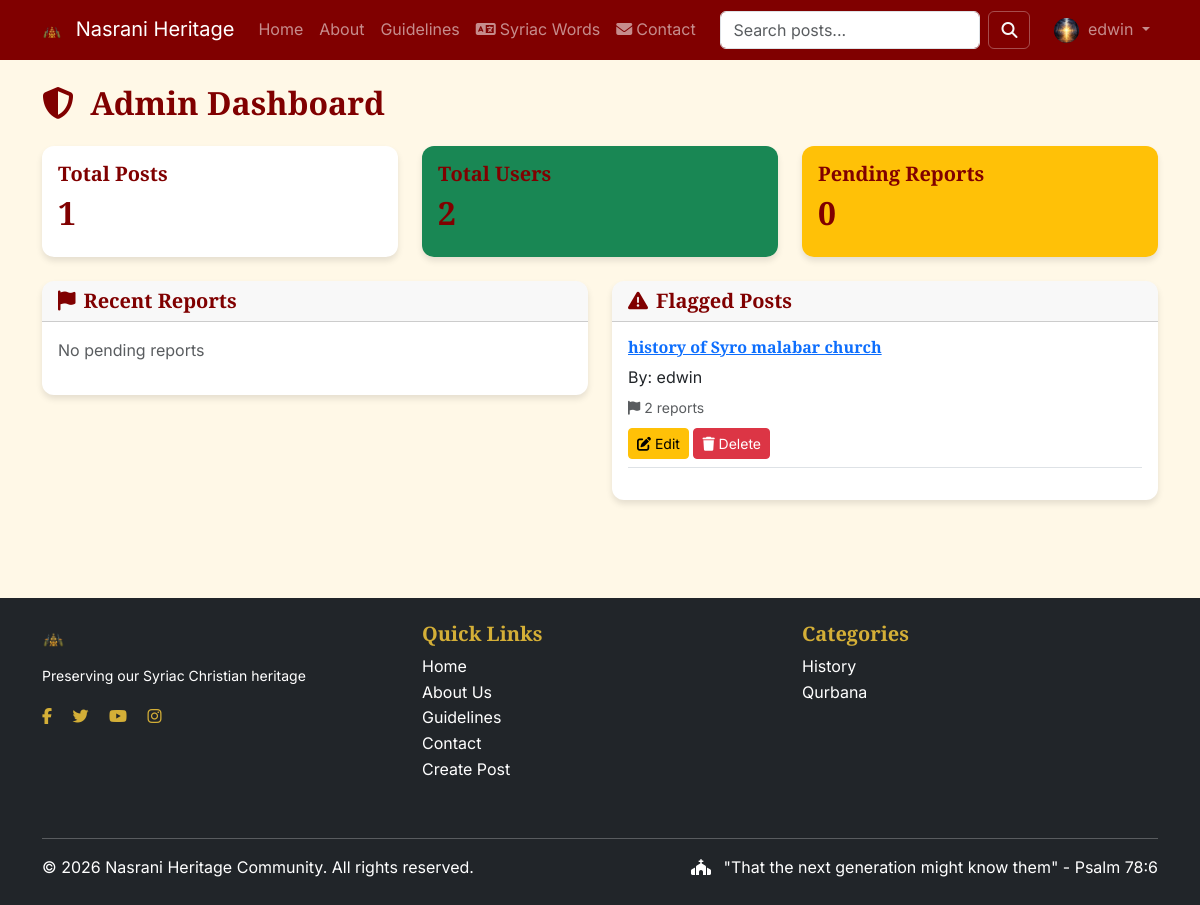
/admin-dashboard/ (signed in), run on the app's committed database.
### community/models.py (models this page shows, shortened)
class UserProfile(models.Model):
    user = models.OneToOneField(User, on_delete=models.CASCADE, related_name='profile')
    bio = models.TextField(max_length=500, blank=True)
    profile_picture = models.ImageField(
        upload_to='profile_pics/',  # ← Fixed: no 'media/'
        default='profile_pics/default_profile.png'  # ← Fixed: include the folder
    )
    location = models.CharField(max_length=100, blank=True)
    birth_date = models.DateField(null=True, blank=True)
    joined_at = models.DateTimeField(auto_now_add=True)
    is_approved = models.BooleanField(default=True)
    website = models.URLField(blank=True)
    twitter = models.URLField(blank=True)

class Post(models.Model):
    title = models.CharField(max_length=300)
    slug = models.SlugField(unique=True, max_length=400)
    author = models.ForeignKey(User, on_delete=models.CASCADE, related_name='posts')
    category = models.ForeignKey(Category, on_delete=models.SET_NULL, null=True, related_name='posts')
    content = RichTextField()
    excerpt = models.TextField(max_length=500, blank=True, help_text="Short preview of the post")
    featured_image = models.ImageField(upload_to='post_images/', blank=True, null=True)
    pdf_files = models.FileField(upload_to='post_pdfs/', blank=True, null=True)
    audio_file = models.FileField(upload_to='post_audio/', blank=True, null=True)
    external_links = models.TextField(blank=True, help_text="One link per line")
    tags = TaggableManager(blank=True)
    created_at = models.DateTimeField(auto_now_add=True)
    updated_at = models.DateTimeField(auto_now=True)
    is_published = models.BooleanField(default=True)
    views_count = models.PositiveIntegerField(default=0)
    likes = models.ManyToManyField(User, related_name='liked_posts', blank=True)
    qr_code = models.ImageField(upload_to='qr_codes/', blank=True, null=True)
    class Meta:
        ordering = ['-created_at']

class Category(models.Model):
    name = models.CharField(max_length=100)
    slug = models.SlugField(unique=True)
    description = models.TextField(blank=True)
    color = models.CharField(max_length=20, default='#800000')  # Maroon default
    class Meta:
        verbose_name_plural = "Categories"
        ordering = ['name']

### community/views.py (the view)
# urls.py: path('admin-dashboard/', views.admin_dashboard, name='admin_dashboard'),
@staff_member_required
def admin_dashboard(request):
    total_posts = Post.objects.count()
    total_users = User.objects.count()
    pending_reports = Report.objects.filter(is_resolved=False).count()
    recent_reports = Report.objects.filter(is_resolved=False)[:20]
    flagged_posts = Post.objects.annotate(
        report_count=Count('reports')
    ).filter(report_count__gt=0)[:10]
    context = {
        'total_posts': total_posts,
        'total_users': total_users,
        'pending_reports': pending_reports,
        'recent_reports': recent_reports,
        'flagged_posts': flagged_posts,
    }
    return render(request, 'admin_dashboard.html', context)

### community/context_processors.py (called while the page is built)
def categories_processor(request):
    return {
        'categories': Category.objects.all()
    }

def syriac_word_processor(request):
    word_of_day = cache.get('syriac_word_of_day')
    if not word_of_day:
        words = list(SyriacWord.objects.all())
        if words:
            word_of_day = random.choice(words)
            cache.set('syriac_word_of_day', word_of_day, 86400)
        else:
            word_of_day = None
    return {
        'syriac_word_of_day': word_of_day,
    }

### templates/admin_dashboard.html (shortened to what this page needs)
{% extends 'base.html' %}
{% block content %}
<div class="container">
    <h2 class="mb-4">
        <i class="fas fa-shield-alt me-2"></i>
        Admin Dashboard
    </h2>
    <div class="row mb-4">
        <div class="col-md-4">
            <div class="card text-white bg-heritage">
                <div class="card-body">
                    <h5 class="card-title">Total Posts</h5>
                    <h2>{{ total_posts }}</h2>
                </div>
            </div>
        </div>
        <div class="col-md-4">
            <div class="card text-white bg-success">
                <div class="card-body">
                    <h5 class="card-title">Total Users</h5>
                    <h2>{{ total_users }}</h2>
                </div>
            </div>
        </div>
        <div class="col-md-4">
            <div class="card text-white bg-warning">
                <div class="card-body">
                    <h5 class="card-title">Pending Reports</h5>
                    <h2>{{ pending_reports }}</h2>
                </div>
            </div>
        </div>
    </div>
    <div class="row">
        <div class="col-md-6">
            <div class="card mb-4">
                <div class="card-header bg-heritage text-white">
                    <h5 class="mb-0"><i class="fas fa-flag me-2"></i>Recent Reports</h5>
                </div>
                <div class="card-body">
                    {% for report in recent_reports %}
                    <div class="border-bottom mb-3 pb-2">
                        <div class="d-flex justify-content-between">
                            <div>
                                <span class="badge bg-danger">{{ report.get_report_type_display }}</span>
                                <p class="mb-1">Reported by: {{ report.reporter.username }}</p>
                                <small class="text-muted">{{ report.created_at|timesince }} ago</small>
                                <p class="mt-2">{{ report.description|truncatechars:100 }}</p>
                            </div>
                            <div>
                                <form method="POST" action="{% url 'resolve_report' report.id %}">
                                    {% csrf_token %}
                                    <button type="submit" class="btn btn-sm btn-success">
                                        <i class="fas fa-check"></i> Resolve
                                    </button>
                                </form>
                            </div>
                        </div>
                    </div>
                    {% empty %}
                    <p class="text-muted">No pending reports</p>
                    {% endfor %}
                </div>
            </div>
        </div>
        <div class="col-md-6">
            <div class="card mb-4">
                <div class="card-header bg-heritage text-white">
                    <h5 class="mb-0"><i class="fas fa-exclamation-triangle me-2"></i>Flagged Posts</h5>
                </div>
                <div class="card-body">
                    {% for post in flagged_posts %}
                    <div class="border-bottom mb-3 pb-2">
                        <h6>
                            <a href="{% url 'post_detail' post.slug %}" target="_blank">
                                {{ post.title }}
                            </a>
                        </h6>
                        <p class="mb-1">By: {{ post.author.username }}</p>
                        <small class="text-muted">
                            <i class="fas fa-flag me-1"></i>{{ post.report_count }} reports
                        </small>
                        <div class="mt-2">
                            <a href="{% url 'edit_post' post.slug %}" class="btn btn-sm btn-warning">
                                <i class="fas fa-edit"></i> Edit
                            </a>
                            <a href="{% url 'delete_post' post.slug %}" class="btn btn-sm btn-danger">
                                <i class="fas fa-trash"></i> Delete
                            </a>
                        </div>
                    </div>
                    {% empty %}
                    <p class="text-muted">No flagged posts</p>
                    {% endfor %}
                </div>
            </div>
        </div>
    </div>
</div>
{% endblock %}

### templates/includes/header.html (shortened to what this page needs)
{% load static %}
<nav class="navbar navbar-expand-lg navbar-dark" style="background-color: #800000;">
    <div class="container">
        <a class="navbar-brand" href="{% url 'home' %}">
            <img src="{% static 'images/logos/logo.png' %}"
                 alt="Nasrani Heritage"
                 height="30"
                 class="d-inline-block align-text-top me-2">
            Nasrani Heritage
        </a>
        <div class="collapse navbar-collapse" id="navbarMain">
            <ul class="navbar-nav me-auto mb-2 mb-lg-0">
                <li class="nav-item">
                    <a class="nav-link" href="{% url 'home' %}">Home</a>
                </li>
                <li class="nav-item">
                    <a class="nav-link" href="{% url 'about' %}">About</a>
                </li>
                <li class="nav-item">
                    <a class="nav-link" href="{% url 'guidelines' %}">Guidelines</a>
                </li>
                <li class="nav-item">
                    <a class="nav-link" href="{% url 'syriac_words' %}">
                        <i class="fas fa-language me-1"></i>Syriac Words
                    </a>
                </li>
                <li class="nav-item">
                    <a class="nav-link" href="{% url 'contact' %}">
                        <i class="fas fa-envelope me-1"></i>Contact
                    </a>
                </li>
            </ul>
            <form class="d-flex me-3" action="{% url 'home' %}" method="GET">
                <input class="form-control me-2" type="search" name="query" placeholder="Search posts..." aria-label="Search">
                <button class="btn btn-outline-light" type="submit">
                    <i class="fas fa-search"></i>
                </button>
            </form>
            <ul class="navbar-nav">
                {% if user.is_authenticated %}
                <li class="nav-item dropdown">
                    <a class="nav-link dropdown-toggle" href="#" id="userDropdown" role="button" data-bs-toggle="dropdown" aria-expanded="false">
                        {% if user.profile.profile_picture %}
                        <img src="{{ user.profile.profile_picture.url }}" alt="Profile" class="rounded-circle me-1" width="25" height="25">
                        {% else %}
                        <i class="fas fa-user-circle me-1"></i>
                        {% endif %}
                        {{ user.username }}
                    </a>
                </li>
                {% endif %}
            </ul>
        </div>
    </div>
</nav>

### templates/includes/footer.html
{% load static %}
<footer class="bg-dark text-white py-4">
    <div class="container">
        <div class="row">
            <div class="col-md-4 text-center text-md-start">
                <img src="{% static 'images/logos/logo.png' %}"
                     alt="Nasrani Heritage"
                     height="35"
                     class="mb-2">
                <p class="small">Preserving our Syriac Christian heritage</p>
                <div class="mt-3">
                    <a href="#" class="text-gold me-3"><i class="fab fa-facebook-f"></i></a>
                    <a href="#" class="text-gold me-3"><i class="fab fa-twitter"></i></a>
                    <a href="#" class="text-gold me-3"><i class="fab fa-youtube"></i></a>
                    <a href="#" class="text-gold"><i class="fab fa-instagram"></i></a>
                </div>
            </div>
            <div class="col-md-4 mb-4">
                <h5 class="text-gold">Quick Links</h5>
                <ul class="list-unstyled">
                    <li><a href="{% url 'home' %}" class="text-white">Home</a></li>
                    <li><a href="{% url 'about' %}" class="text-white">About Us</a></li>
                    <li><a href="{% url 'guidelines' %}" class="text-white">Guidelines</a></li>
                    <li><a href="{% url 'contact' %}" class="text-white">Contact</a></li>
                    {% if user.is_authenticated %}
                    <li><a href="{% url 'create_post' %}" class="text-white">Create Post</a></li>
                    {% endif %}
                </ul>
            </div>
            <div class="col-md-4 mb-4">
                <h5 class="text-gold">Categories</h5>
                <ul class="list-unstyled">
                    {% for category in categories|slice:":5" %}
                    <li><a href="?category={{ category.slug }}" class="text-white">{{ category.name }}</a></li>
                    {% endfor %}
                </ul>
            </div>
        </div>
        <hr class="bg-light">
        <div class="row">
            <div class="col-md-6">
                <p class="mb-0">&copy; {% now "Y" %} Nasrani Heritage Community. All rights reserved.</p>
            </div>
            <div class="col-md-6 text-md-end">
                <p class="mb-0">
                    <i class="fas fa-church me-2"></i>
                    "That the next generation might know them" - Psalm 78:6
                </p>
            </div>
        </div>
    </div>
</footer>

### static/css/style.css (style rules this page uses)
:root { --maroon: #800000; --gold: #D4AF37; --parchment: #F5E6D3; --dark-brown: #5D3A1A; --cream: #FFF8E7; --forest-green: #2C5F2D; }
body { font-family: 'Inter', sans-serif; background-color: var(--cream); color: #333; line-height: 1.6; }
h1, h2, h3, h4, h5, h6 { font-family: 'Cormorant Garamond', serif; font-weight: 600; color: var(--maroon); }
.card { border: none; box-shadow: 0 4px 6px rgba(0,0,0,0.1); transition: transform 0.3s ease; background-color: white; border-radius: 12px; overflow: hidden; }
.card-title { color: var(--maroon); font-family: 'Cormorant Garamond', serif; font-weight: 700; }
footer { background-color: var(--maroon); color: white; padding: 40px 0 20px; margin-top: 50px; }
footer a { color: var(--gold); text-decoration: none; }
.text-gold { color: #D4AF37 !important; }
.navbar .btn-outline-light { border-color: rgba(255,255,255,0.3); }

### data on the page
Post: title "history of Syro malabar church", author.username "edwin", report_count "2"
Category: name "History"
Category: name "Qurbana"

### other printed values
{{ user.username }} "edwin"
{{ total_posts }} "1"
{{ total_users }} "2"
{{ pending_reports }} "0"
